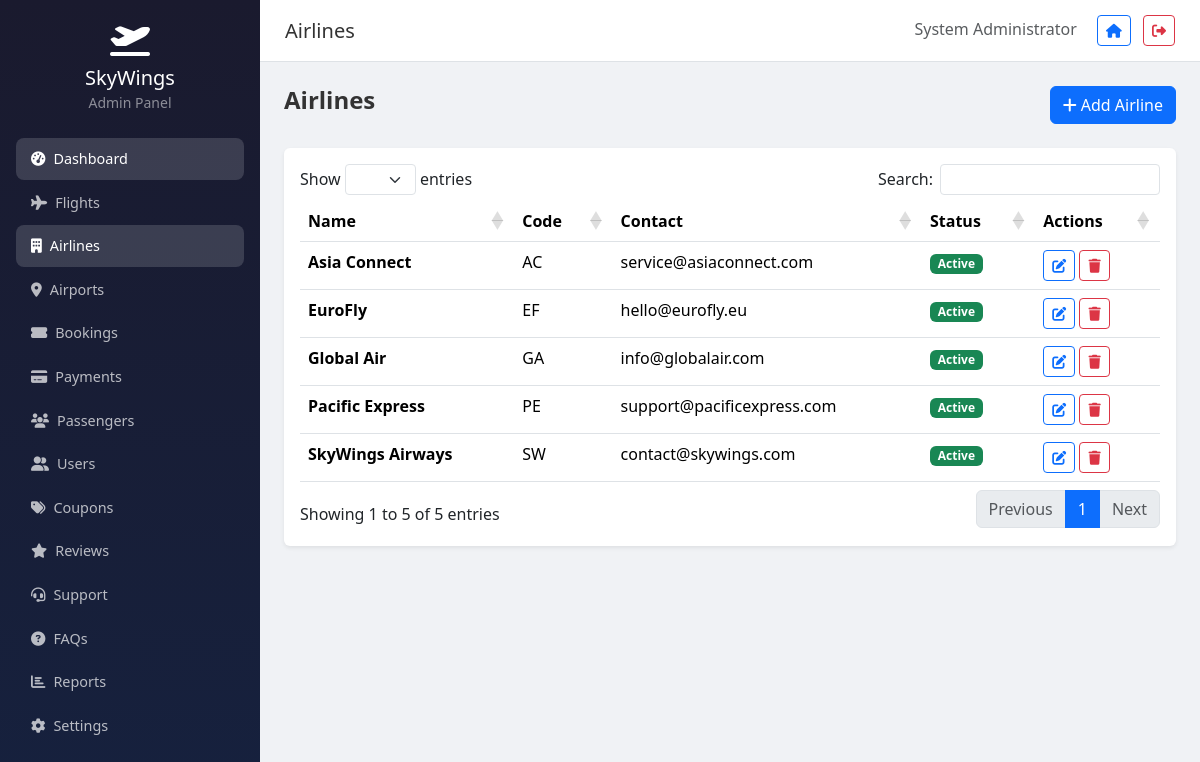
Page /admin/airlines (signed in) on the committed database.
### tables this page shows
CREATE TABLE IF NOT EXISTS `airlines` (
    `id` INT UNSIGNED AUTO_INCREMENT PRIMARY KEY,
    `name` VARCHAR(150) NOT NULL,
    `code` VARCHAR(10) NOT NULL UNIQUE,
    `logo` VARCHAR(255) DEFAULT NULL,
    `contact_email` VARCHAR(191) DEFAULT NULL,
    `contact_phone` VARCHAR(30) DEFAULT NULL,
    `website` VARCHAR(255) DEFAULT NULL,
    `description` TEXT DEFAULT NULL,
    `status` ENUM('active','inactive') NOT NULL DEFAULT 'active',
    `created_at` DATETIME NOT NULL DEFAULT CURRENT_TIMESTAMP,
    `updated_at` DATETIME NOT NULL DEFAULT CURRENT_TIMESTAMP ON UPDATE CURRENT_TIMESTAMP,
    INDEX `idx_airlines_status` (`status`)
);

### controllers/AdminController.php (called while the page is built, shortened)
<?php
class AdminController extends BaseController
{
    public function airlines(): void
    {
        $airlines = Airline::getAll();
        view('admin.airlines.index', compact('airlines'), 'admin');
    }
}

### index.php (called while the page is built)
<?php
require_once __DIR__ . '/includes/bootstrap.php';
$router = new Router();
$router->get('/', 'Home', 'index');
$router->get('/about', 'Home', 'about');
$router->post('/newsletter', 'Home', 'newsletter');
$router->get('/login', 'Auth', 'loginForm');
$router->post('/login', 'Auth', 'login');
$router->get('/register', 'Auth', 'registerForm');
$router->post('/register', 'Auth', 'register');
$router->get('/logout', 'Auth', 'logout');
$router->get('/verify-email/{token}', 'Auth', 'verifyEmail');
$router->get('/forgot-password', 'Auth', 'forgotForm');
$router->post('/forgot-password', 'Auth', 'forgot');
$router->get('/reset-password/{token}', 'Auth', 'resetForm');
$router->post('/reset-password/{token}', 'Auth', 'reset');
$router->get('/flights/search', 'Flight', 'search');
$router->get('/flights/{id}', 'Flight', 'details');
$router->get('/api/airports', 'Flight', 'airportSearch');
$router->get('/booking/create', 'Booking', 'create');
$router->post('/booking/store', 'Booking', 'store');
$router->get('/booking/review/{id}', 'Booking', 'review');
$router->post('/booking/confirm/{id}', 'Booking', 'confirm');
$router->post('/booking/cancel/{id}', 'Booking', 'cancel');
$router->post('/api/validate-coupon', 'Booking', 'validateCoupon');
$router->get('/payment/{id}', 'Payment', 'show');
$router->post('/payment/process', 'Payment', 'process');
$router->post('/admin/payments/approve/{id}', 'Payment', 'approve');
$router->get('/user/dashboard', 'User', 'dashboard');
$router->get('/user/bookings', 'User', 'bookings');
$router->get('/user/bookings/{id}', 'User', 'bookingDetail');
$router->get('/user/profile', 'User', 'profile');
$router->post('/user/profile', 'User', 'updateProfile');
$router->post('/user/change-password', 'User', 'changePassword');
$router->get('/user/notifications', 'User', 'notifications');
$router->get('/user/ticket/download/{id}', 'User', 'downloadTicket');
$router->post('/user/review', 'User', 'addReview');
$router->get('/user/support', 'User', 'support');
$router->post('/user/support', 'User', 'createTicket');
$router->get('/contact', 'Contact', 'index');
$router->post('/contact', 'Contact', 'submit');
$router->post('/contact/ticket', 'Contact', 'createTicket');
$router->get('/admin', 'Admin', 'dashboard');
$router->get('/admin/flights', 'Admin', 'flights');
$router->get('/admin/flights/create', 'Admin', 'flightCreate');
$router->post('/admin/flights/store', 'Admin', 'flightStore');
$router->get('/admin/flights/edit/{id}', 'Admin', 'flightEdit');
$router->post('/admin/flights/update/{id}', 'Admin', 'flightUpdate');
$router->post('/admin/flights/delete/{id}', 'Admin', 'flightDelete');
$router->get('/admin/airlines', 'Admin', 'airlines');
$router->post('/admin/airlines/store', 'Admin', 'airlineStore');
$router->post('/admin/airlines/update/{id}', 'Admin', 'airlineUpdate');
$router->post('/admin/airlines/delete/{id}', 'Admin', 'airlineDelete');
$router->get('/admin/airports', 'Admin', 'airports');
$router->post('/admin/airports/store', 'Admin', 'airportStore');
$router->post('/admin/airports/update/{id}', 'Admin', 'airportUpdate');
$router->post('/admin/airports/delete/{id}', 'Admin', 'airportDelete');
$router->get('/admin/bookings', 'Admin', 'bookings');
$router->post('/admin/bookings/status/{id}', 'Admin', 'bookingUpdateStatus');
$router->get('/admin/payments', 'Admin', 'payments');
$router->get('/admin/users', 'Admin', 'users');
$router->post('/admin/users/status/{id}', 'Admin', 'userUpdateStatus');
$router->get('/admin/coupons', 'Admin', 'coupons');
$router->post('/admin/coupons/store', 'Admin', 'couponStore');
$router->post('/admin/coupons/delete/{id}', 'Admin', 'couponDelete');
$router->get('/admin/reviews', 'Admin', 'reviews');
$router->post('/admin/reviews/update/{id}', 'Admin', 'reviewUpdate');
$router->get('/admin/support', 'Admin', 'support');
$router->post('/admin/support/reply/{id}', 'Admin', 'supportReply');
$router->get('/admin/faqs', 'Admin', 'faqs');
$router->post('/admin/faqs/store', 'Admin', 'faqStore');
$router->post('/admin/faqs/delete/{id}', 'Admin', 'faqDelete');
$router->get('/admin/reports', 'Admin', 'reports');
$router->post('/admin/reports/generate', 'Admin', 'generateReport');
$router->get('/admin/settings', 'Admin', 'settings');
$router->post('/admin/settings', 'Admin', 'settingsUpdate');
$router->get('/admin/passengers', 'Admin', 'passengers');
$router->dispatch();

### includes/bootstrap.php (called while the page is built, shortened)
<?php
require_once BASE_PATH . '/includes/Database.php';
require_once BASE_PATH . '/includes/Security.php';
require_once BASE_PATH . '/includes/helpers.php';
spl_autoload_register(function (string $class) {
    $paths = [
        BASE_PATH . '/models/' . $class . '.php',
        BASE_PATH . '/controllers/' . $class . '.php',
    ];
    foreach ($paths as $path) {
        if (file_exists($path)) {
            return;
        }
    }
});
require_once BASE_PATH . '/includes/Router.php';

### models/Airline.php (called while the page is built, shortened)
<?php
class Airline
{
    public static function getAll(bool $activeOnly = false): array
    {
        $sql = 'SELECT * FROM airlines';
        return Database::fetchAll($sql . ' ORDER BY name ASC');
    }
}

### config/database.php (called while the page is built)
<?php
return [
    'host' => getenv('DB_HOST') ?: 'localhost',
    'port' => getenv('DB_PORT') ?: '3306',
    'database' => getenv('DB_NAME') ?: 'skywings_flights',
    'username' => getenv('DB_USER') ?: 'root',
    'password' => getenv('DB_PASS') ?: '',
    'charset' => 'utf8mb4',
    'options' => [
        PDO::ATTR_ERRMODE => PDO::ERRMODE_EXCEPTION,
        PDO::ATTR_DEFAULT_FETCH_MODE => PDO::FETCH_ASSOC,
        PDO::ATTR_EMULATE_PREPARES => false,
    ],
];

### includes/Database.php (called while the page is built, shortened)
<?php
class Database
{
    private static ?PDO $instance = null;
    public static function getInstance(): PDO
    {
        if (self::$instance === null) {
            $config = require BASE_PATH . '/config/database.php';
            $dsn = sprintf(
                'mysql:host=%s;port=%s;dbname=%s;charset=%s',
                $config['host'],
                $config['port'],
                $config['database'],
                $config['charset']
            );
            self::$instance = new PDO($dsn, $config['username'], $config['password'], $config['options']);
        }
        return self::$instance;
    }
    public static function query(string $sql, array $params = []): PDOStatement
    {
        $stmt = self::getInstance()->prepare($sql);
        $stmt->execute($params);
        return $stmt;
    }
    public static function fetchAll(string $sql, array $params = []): array
    {
        return self::query($sql, $params)->fetchAll();
    }
}

### includes/Security.php (called while the page is built, shortened)
<?php
class Security
{
    public static function escape(?string $value): string
    {
        return htmlspecialchars($value ?? '', ENT_QUOTES, 'UTF-8');
    }
}

### config/app.php (called while the page is built)
<?php
return [
    'name' => 'SkyWings',
    'tagline' => 'Your Journey Begins Here',
    'url' => getenv('APP_URL') ?: 'http://localhost',
    'timezone' => 'UTC',
    'debug' => filter_var(getenv('APP_DEBUG') ?: false, FILTER_VALIDATE_BOOLEAN),
    'version' => '1.0.0',
    'session' => [
        'name' => 'SKYWINGS_SESSION',
        'lifetime' => 7200,
        'secure' => false,
        'httponly' => true,
        'samesite' => 'Lax',
    ],
    'upload' => [
        'max_size' => 2097152,
        'allowed_images' => ['jpg', 'jpeg', 'png', 'gif', 'webp'],
        'airlines_path' => 'uploads/airlines/',
        'avatars_path' => 'uploads/avatars/',
        'tickets_path' => 'uploads/tickets/',
    ],
    'pagination' => [
        'per_page' => 10,
        'admin_per_page' => 15,
    ],
    'rate_limit' => [
        'login' => ['max' => 5, 'window' => 900],
        'register' => ['max' => 3, 'window' => 3600],
        'contact' => ['max' => 5, 'window' => 3600],
    ],
    'booking' => [
        'reference_prefix' => 'SW',
        'ticket_prefix' => 'TKT',
    ],
];

### views/admin/airlines/index.php (the view, shortened to what this page needs)
<div class="d-flex justify-content-between mb-4">
    <h4 class="fw-bold mb-0">Airlines</h4>
    <button class="btn btn-primary" data-bs-toggle="modal" data-bs-target="#addAirlineModal"><i class="fas fa-plus me-1"></i>Add Airline</button>
</div>
<div class="card border-0 shadow-sm">
    <div class="card-body">
        <table class="table table-hover data-table">
            <thead><tr><th>Name</th><th>Code</th><th>Contact</th><th>Status</th><th>Actions</th></tr></thead>
            <tbody>
                <?php foreach ($airlines as $a): ?>
                <tr>
                    <td><strong><?= e($a['name']) ?></strong></td>
                    <td><?= e($a['code']) ?></td>
                    <td><?= e($a['contact_email'] ?? '-') ?></td>
                    <td><span class="badge bg-<?= $a['status'] === 'active' ? 'success' : 'secondary' ?>"><?= ucfirst($a['status']) ?></span></td>
                    <td>
                        <button class="btn btn-sm btn-outline-primary" data-bs-toggle="modal" data-bs-target="#editAirline<?= $a['id'] ?>"><i class="fas fa-edit"></i></button>
                        <form method="POST" action="<?= url('admin/airlines/delete/' . $a['id']) ?>" class="d-inline" onsubmit="return confirm('Delete?')"><?= Security::csrfField() ?><button class="btn btn-sm btn-outline-danger"><i class="fas fa-trash"></i></button></form>
                    </td>
                </tr>
                <?php endforeach; ?>
            </tbody>
        </table>
    </div>
</div>

### includes/Router.php (shortened to what this page needs)
<?php
class Router
{
    private array $routes = [];
    private function addRoute(string $method, string $path, string $controller, string $action): void
    {
        $this->routes[] = compact('method', 'path', 'controller', 'action');
    }
    public function dispatch(): void
    {
        $method = $_SERVER['REQUEST_METHOD'];
        $uri = parse_url($_SERVER['REQUEST_URI'], PHP_URL_PATH);
        $uri = '/' . trim($uri, '/');
        foreach ($this->routes as $route) {
            $pattern = $this->convertToRegex($route['path']);
            if ($route['method'] === $method && preg_match($pattern, $uri, $matches)) {
                array_shift($matches);
                $this->callController($route['controller'], $route['action'], $matches);
                return;
            }
        }
    }
    private function convertToRegex(string $path): string
    {
        $pattern = preg_replace('/\{([a-zA-Z_]+)\}/', '([^/]+)', $path);
        return '#^' . $pattern . '$#';
    }
    private function callController(string $controller, string $action, array $params = []): void
    {
        $instance = new $class();
        call_user_func_array([$instance, $action], $params);
    }
}

### assets/css/style.css (style rules this page uses)
:root { --primary: #0d6efd; --primary-dark: #0a58ca; --gradient: linear-gradient(135deg, #0d6efd 0%, #0dcaf0 100%); }
body { font-family: 'Segoe UI', system-ui, -apple-system, sans-serif; color: #333; }

### rows in the picture
airlines: name "Asia Connect", code "AC", contact_email "service@asiaconnect.com", status "Active"
airlines: name "EuroFly", code "EF", contact_email "hello@eurofly.eu", status "Active"
airlines: name "Global Air", code "GA", contact_email "info@globalair.com", status "Active"
airlines: name "Pacific Express", code "PE", contact_email "support@pacificexpress.com", status "Active"
airlines: name "SkyWings Airways", code "SW", contact_email "contact@skywings.com", status "Active"
